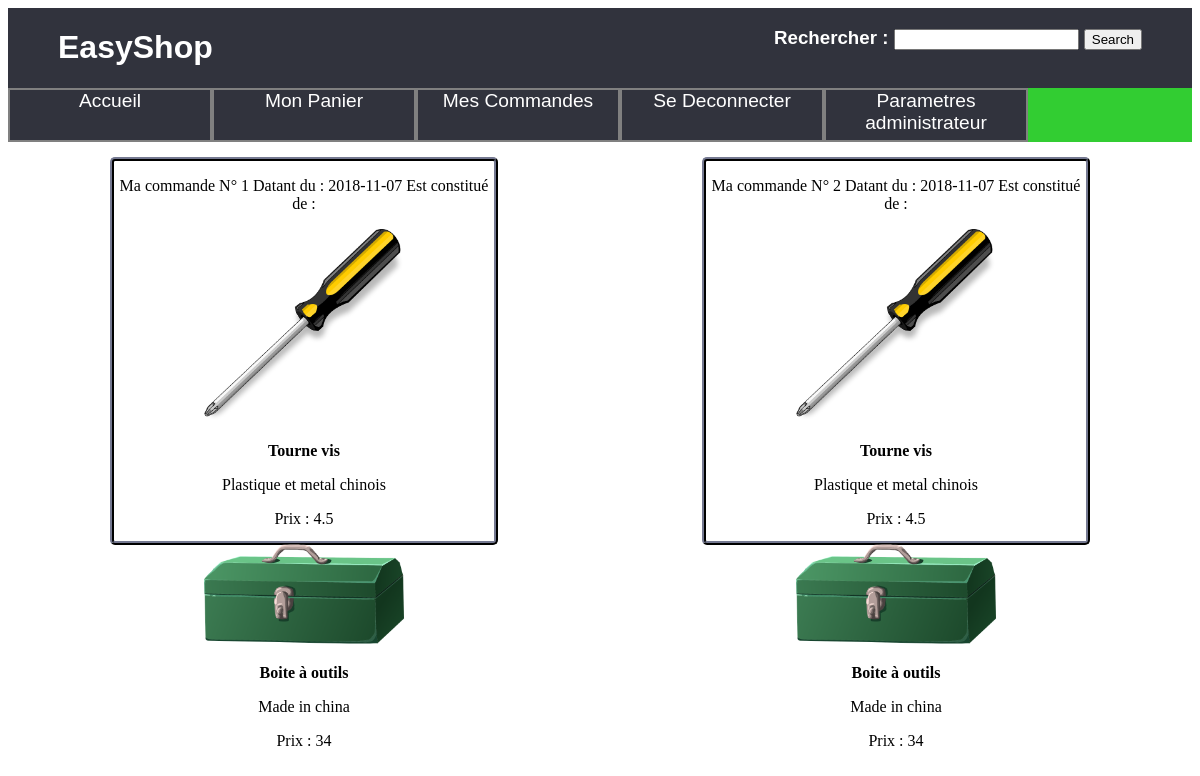
Before: /controleur/afficherCommandes.ctrl.php (signed in) with the older database file.
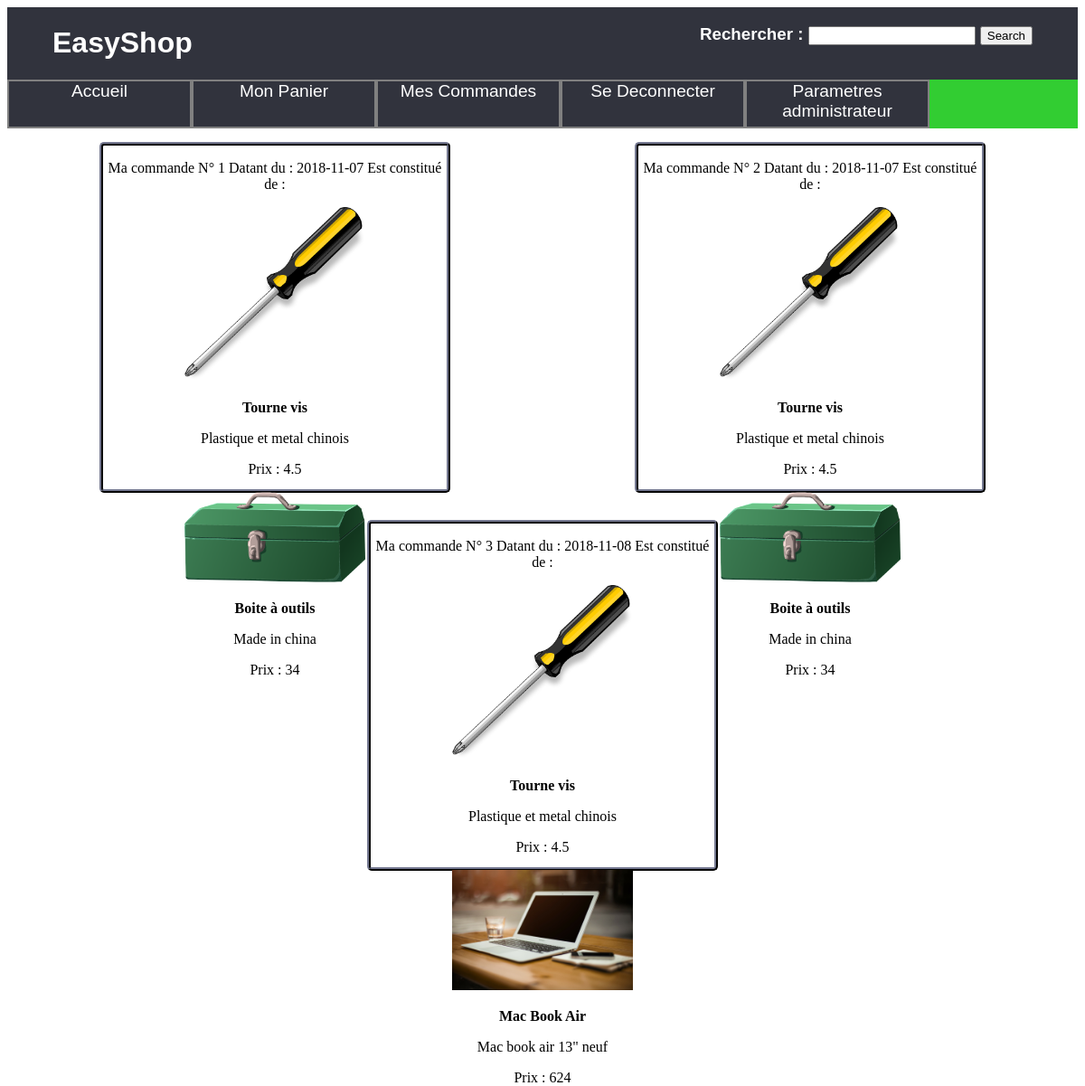
After: the same page with the newer database file.
### tables this page shows
CREATE TABLE commande (
	numCommande INTEGER PRIMARY KEY,
	idClient varchar(100),
	dateCommande date,
	FOREIGN KEY(idClient) REFERENCES clients(id)
);

CREATE TABLE article (
	ref INTEGER PRIMARY KEY,
	intitulé TEXT,
	categorie INTEGER,
	info TEXT,
    prix float,
	image TEXT,
	reduction float,
	FOREIGN KEY(categorie) REFERENCES categorie(id)

);

### controleur/afficherCommandes.ctrl.php (called while the page is built, shortened)
<?php
    include_once('../model/DAO.class.php');
    $GLOBALS['CommandesClient']= $dao->getNumCommande($_SESSION['idClient']);
    $resultat=null;
    foreach ($GLOBALS['CommandesClient'] as $CommandeClient) {
        foreach ($GLOBALS['ligneDeCommande'] as $ligneDeCommande) {
            $resultat[$CommandeClient->numCommande][$ligneDeCommande->refArticle]=$dao->getArticleSingulier($ligneDeCommande->refArticle);
        }
    }
    include('../vue/VueCommandes.php');
 ?>

### model/DAO.class.php (called while the page is built, shortened)
<?php
    class DAO {
        private $db;
        private $database = 'sqlite:../data/DB.db';
        function __construct() {
            try {
                $this->db= new PDO($this->database);
            } catch(PDOException $e){
                die("erreur de connexion:".$e->getMessage());
            }
        }
        function getArticleSingulier(int $ref): array {
            $req="Select * from article where ref=$ref;";
            $sth=$this->db->query($req);
            $result=$sth->fetchAll(PDO::FETCH_CLASS,'article');
            return $result;
        }
        function getNumCommande($id){
          $req="SELECT * FROM commande WHERE idClient = \"$id\" ;";
          $sth=$this->db->query($req);
          $result=$sth->fetchAll(PDO::FETCH_CLASS,'commande');
          return $result;
        }
    }
    ?>

### vue/function.vue.php (the view, shortened to what this page needs)
<?php
function afficherVueArticleSingulierPanier($article): string {
    $result='<img src="../data/img/'.$article->image.'" alt="image correspondant a l\'objet">';
    $result .= '<p><b>'.$article->intitulé.'</b></p>';
    $result .=  '<p>'.$article->info.'</p>';
    if($article->reduction==0){
        $result .=  '<p>Prix : '.$article->prix.'</p>';
    }else{
        $prixCal = $article->prix * (1-($article->reduction/100));
        $result .=  '<p>Prix : '.$prixCal.'</p>';
    }
    return $result;
}
 ?>

### vue/VueCommandes.php (shortened to what this page needs)
<!DOCTYPE html>
<?php
require_once('../vue/function.vue.php');
 ?>
<html lang="fr">
  <head>
      <link rel="stylesheet" type="text/css" href="../vue/StylePanier.css">
    </head>
    <body>
        <?php include_once('../vue/VueBandeauSite.php') ?>
        <section>
            <?php
                foreach ($GLOBALS['CommandesClient'] as $value) {
                    echo'<article>';
                    echo'<p>Ma commande N° '.$value->numCommande.'  Datant du : '.$value->dateCommande.' Est constitué de :</p>';
                       foreach ($GLOBALS['ArticleCommande'][$value->numCommande] as  $value2) {
                           foreach ($value2 as $key => $value3) {
                               echo afficherVueArticleSingulierPanier($value3);
                           }
                        }
                     echo'</article>';
                }
            ?>
      </section>
    </body>
</html>

### vue/VueBandeauSite.php
<header>
<div id=conteneur1>
    <h1>EasyShop</h1>
    <h3>
      <form class="" action="resultatRecherche.ctrl.php" method="post">
          <label for="BR">Rechercher : </label>
          <input type="text" id="BR" name="BarreRecherche">
          <input type="submit" value="Search">
      </form>
    </h3>
</div>
 <div id=conteneur2>
      <a href="../controleur/afficherAccueil.ctrl.php">Accueil</a>
 <?php
    if(isset($_SESSION["idClient"])){
        echo '<a href="../controleur/afficherPanier.ctrl.php?"> Mon Panier</a>';
        echo '<a href="../controleur/afficherCommandes.ctrl.php?"> Mes Commandes</a>';
        echo '<a href="../controleur/seDeconnecter.ctrl.php">Se Deconnecter</a>';
        if($_SESSION['administrateur']=='true'){
            echo '<a href="../controleur/afficherParametreAdmin.ctrl.php">Parametres administrateur</a>';
        }
    }else{
        echo'<a href="../controleur/afficherSIndentifier.ctrl.php"> Identifiez-vous ! </a>';
        echo'<a href="../controleur/seCreerUnCompte.ctrl.php"> Se Creer Un Compte ! </a>';
    }
?>
</div>
</header>

### vue/StylePanier.css (style rules this page uses)
img { max-width: 200px; height: auto; }
article { text-align: center; }
h1 { color : white; }
h3 { color: white; }
#conteneur1 { display: flex; background-color: #31333D; justify-content: space-between; padding-left: 50px; padding-right: 50px; font-family: sans-serif; }
#conteneur2 { display: flex; flex-wrap: nowrap; background-color: #32CD32; color : #31333D; }
#conteneur2>a { width: 200px; height: 50px; text-decoration: none; color: white; background-color: #31333D; border : 2px solid grey; display: block; font-size: 120%; text-align: center; font-family: sans-serif; }
section { display: flex; flex-wrap: wrap; justify-content: space-around; }
section>article { margin : 15px; width: 380px; height: 380px; border: solid 4px #31333D; border-radius: 5px; border-style: ridge; }

Changed rows visible on the page:
added commande: numCommande "3", dateCommande "2018-11-08", article (image (picture), intitulé "Tourne vis", info "Plastique et metal chinois", prixCal "4.5")
now on this page (row unchanged): article: image (picture), intitulé "Mac Book Air", info "Mac book air 13\" neuf", prixCal "624"
